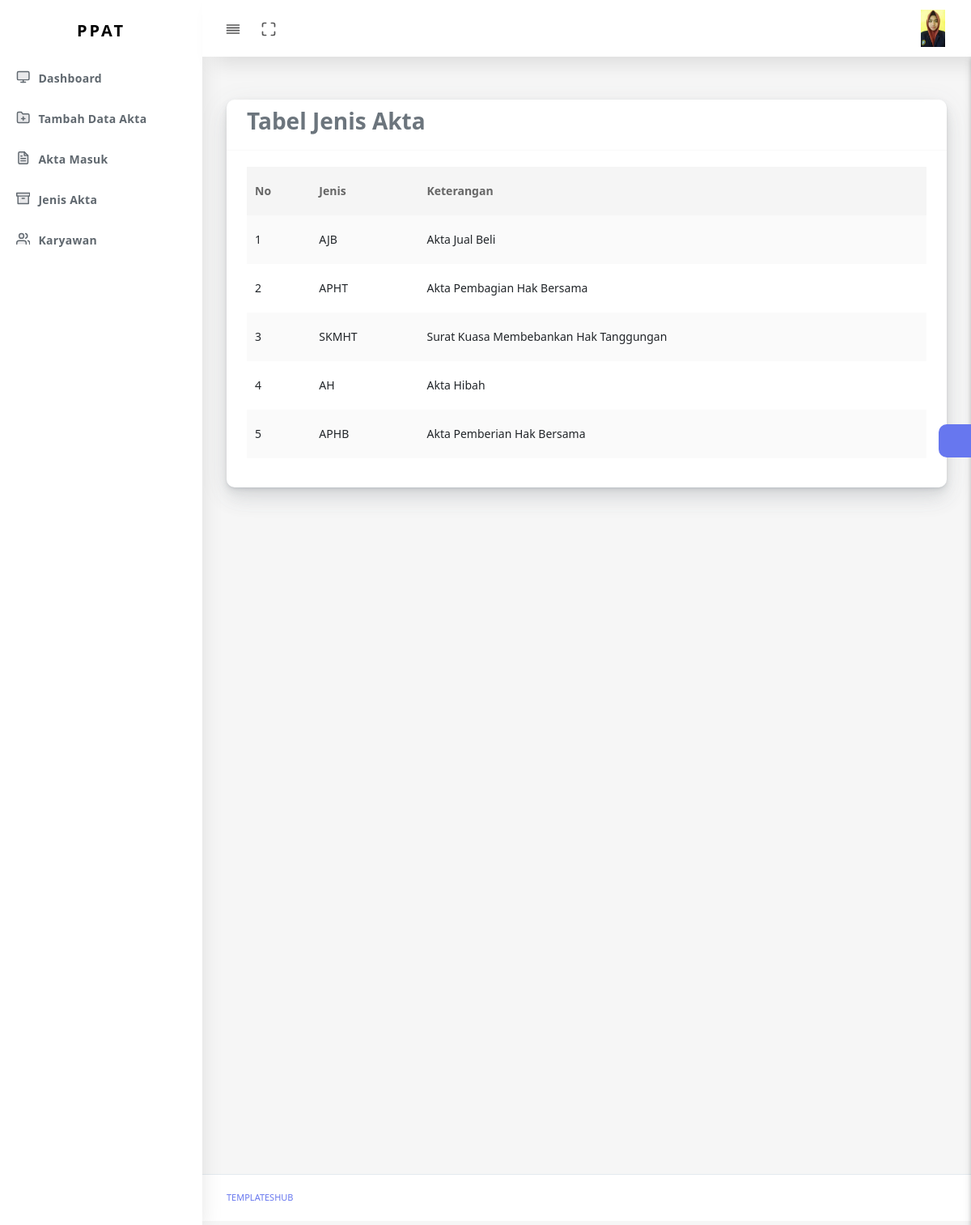
The app's page /jenis/ (signed in) with its own data.
### strap/models.py (models this page shows, shortened)
class Karyawan(models.Model):
    Pilihan=(
        ('PPAT', 'PPAT'),
        ('karyawan PPAT' , 'karyawan PPAT'),
        ('karyawan Notaris' , 'karyawan Notaris'),
    )
    Jenkel=(
        ('Laki-laki', 'Laki-laki'),
        ('Perempuan' , 'Perempuan'),
    )
    Pilih=(
        ('Warga Negara Indonesia', 'Warga Negara Indonesia'),
        ('Warga Negara Asing' , 'Warga Negara Asing'),
    )
    user = models.OneToOneField(User, null=True, on_delete=models.CASCADE)
    nik_karyawan = models.CharField(max_length=50, blank=True, null=True)
    nama_karyawan = models.CharField(max_length=200, blank=True, null=True)
    tempat_lahir_karyawan = models.CharField(max_length=200, blank=True, null=True)
    tanggal_lahir_karyawan = models.CharField(max_length=200, blank=True, null=True)
    uraian_tl_karyawan = models.CharField(max_length=200, blank=True, null=True)
    status_kewarganegaraan_karyawan  = models.CharField(max_length=200, blank=True, null=True, choices=Pilih)
    prov_karyawan = models.CharField(max_length=200, blank=True, null=True)
    kab_karyawan = models.CharField(max_length=200, blank=True, null=True)
    almt_karyawan =  models.CharField(max_length=100, blank=True, null=True)
    rt_karyawan = models.CharField(max_length=50, blank=True, null=True)
    rw_karyawan = models.CharField(max_length=50, blank=True, null=True)
    desa_karyawan = models.CharField(max_length=200, blank=True, null=True)
    kec_karyawan = models.CharField(max_length=200, blank=True, null=True)
    telp_karyawan =  models.CharField(max_length=100, blank=True, null=True)
    jenkel_karyawan =  models.CharField(max_length=100, blank=True, null=True, choices=Jenkel)
    jabatan = models.CharField(max_length=150, blank=True, null=True, choices=Pilihan)
    profile_pic = models.ImageField(default='fotokosong.png', blank=True)
    class Meta:
        verbose_name_plural ="Karyawan"

class Jenis(models.Model):
    id_jenis = models.CharField(max_length=50)
    jenis = models.CharField(max_length=100)
    keterangan_jenis =  models.CharField(max_length=100)
    class Meta:
        verbose_name_plural ="Jenis Akta"

### strap/views.py (the view)
# urls.py: path('jenis/', views.jenis, name='jenis'),
@login_required(login_url='login')
def jenis(request):
    list_jenis = Jenis.objects.all()
    context = {
        'menu' : 'Halaman Jenis Akta',
        'page' : 'jenis',
        'jenis' : list_jenis,
    }
    return render(request, 'strap/jenis.html', context)

### strap/templates/strap/jenis.html
{% extends "base.html" %}
{% load static%}
{% block content %}
<div class="main-content">
    <section class="section">
        <div class="section-body">
            <div class="row">
                <div class="col-12">
                    <div class="card">
                        <div class="card-header">
                            <h3>Tabel Jenis Akta</h3>
                        </div>
                        <div class="card-body">
                            <div class="table-responsive">
                                <table id="mainTable" class="table table-striped">
                                    <thead>
                                        <thead>
                                            <tr>
                                                <th>No</th>
                                                <th>Jenis</th>
                                                <th>Keterangan</th>
                                            </tr>
                                        </thead>
                                    </thead>
                                    <tbody>
                                        {% for jenisakta in jenis %}
                                        <tr>
                                            <td>{{ jenisakta.id_jenis }}</td>
                                            <td>{{ jenisakta.jenis }}</td>
                                            <td>{{ jenisakta.keterangan_jenis }}</td>
                                        </tr>
                                        {% endfor %}
                                    </tbody>
                                </table>
                            </div>
                        </div>
                    </div>
                </div>
            </div>
        </div>
    </section>
</div>
{% endblock content%}

### templates/base.html (shortened to what this page needs)
{% load static%}
<!DOCTYPE html>
<html lang="en">
<head>
    <link rel="stylesheet" href="{%static 'public/assets/css/app.min.css'%}">
    <link rel="stylesheet" href="{%static 'public/assets/css/style.css'%}">
    <link rel="stylesheet" href="{%static 'public/assets/css/components.css'%}">
    <link rel="stylesheet" href="{%static 'public/assets/css/custom.css'%}">
</head>
<body>
    <div id="app">
        <div class="main-wrapper main-wrapper-1">
            <div class="navbar-bg"></div>
            <nav class="navbar navbar-expand-lg main-navbar sticky">
                <div class="form-inline mr-auto">
                    <ul class="navbar-nav mr-3">
                        <li><a href="#" data-toggle="sidebar" class="nav-link nav-link-lg
									collapse-btn"> <i data-feather="align-justify"></i></a></li>
                        <li><a href="#" class="nav-link nav-link-lg fullscreen-btn">
                                <i data-feather="maximize"></i>
                            </a></li>
                    </ul>
                </div>
                <ul class="navbar-nav navbar-right">
                    <li class="dropdown"><a href="#" data-toggle="dropdown"
                            class="nav-link dropdown-toggle nav-link-lg nav-link-user"> <img alt="image"
                                src="{{request.user.karyawan.profile_pic.url}}"> </a>
                    </li>
                </ul>
            </nav>
            {% include "navbar.html" %}
            {% block content%}
            {% endblock content%}
            <div class="main-content">
                <div class="settingSidebar">
                    <a href="javascript:void(0)" class="settingPanelToggle"> <i class="fa fa-spin fa-cog"></i>
                    </a>
                </div>
            </div>
            <footer class="main-footer">
                <div class="footer-left">
                    <a href="templateshub.net">Templateshub</a></a>
                </div>
            </footer>
        </div>
    </div>
</body>
</html>

### records on screen
Jenis: id_jenis "1", jenis "AJB", keterangan_jenis "Akta Jual Beli"
Jenis: id_jenis "2", jenis "APHT", keterangan_jenis "Akta Pembagian Hak Bersama"
Jenis: id_jenis "3", jenis "SKMHT", keterangan_jenis "Surat Kuasa Membebankan Hak Tanggungan"
Jenis: id_jenis "4", jenis "AH", keterangan_jenis "Akta Hibah"
Jenis: id_jenis "5", jenis "APHB", keterangan_jenis "Akta Pemberian Hak Bersama"
